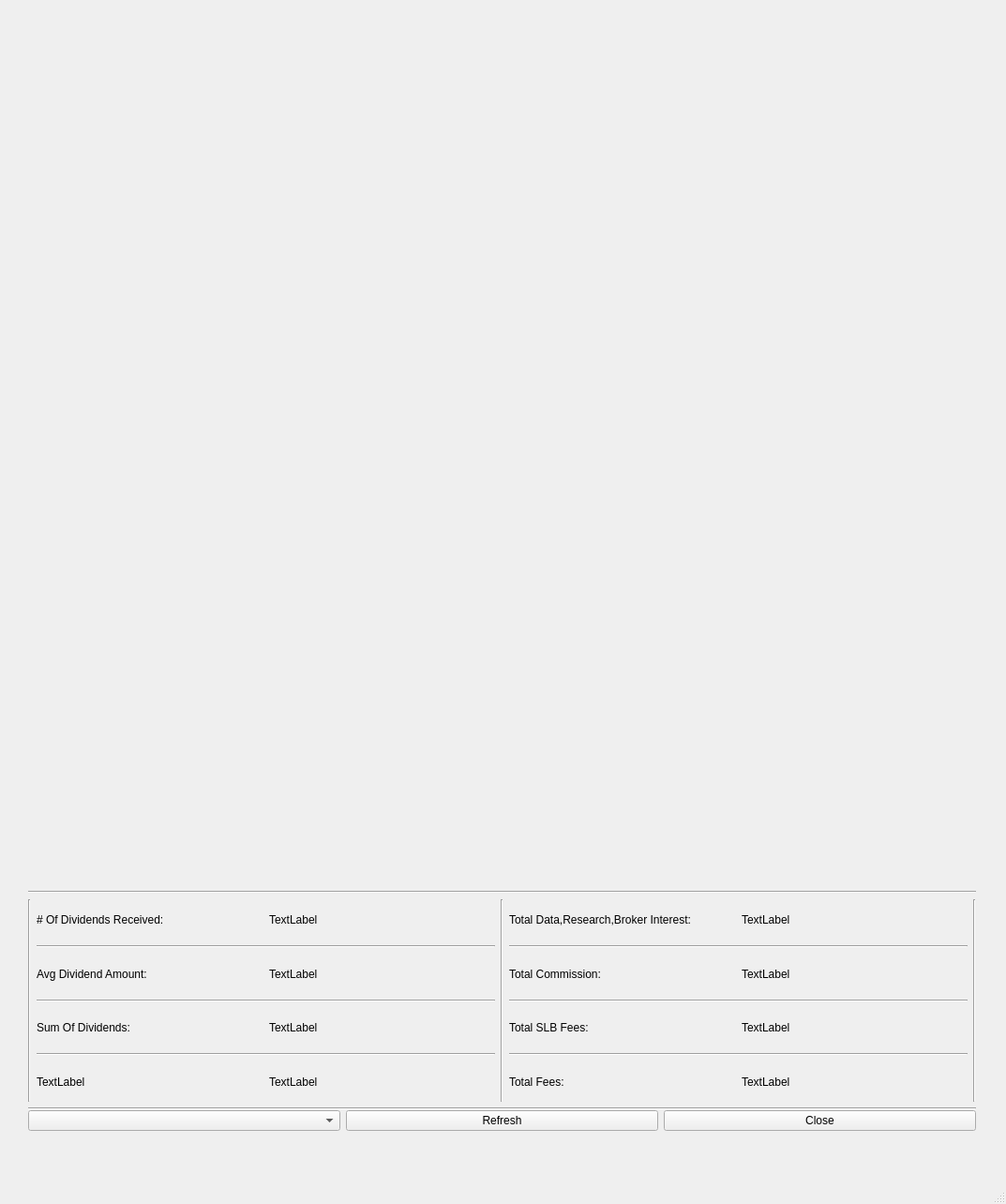
<?xml version="1.0" encoding="UTF-8"?>
<ui version="4.0">
 <class>portfolio_divs</class>
 <widget class="QMainWindow" name="portfolio_divs">
  <property name="geometry">
   <rect>
    <x>0</x>
    <y>0</y>
    <width>1073</width>
    <height>1284</height>
   </rect>
  </property>
  <property name="windowTitle">
   <string>Portfolio Dividends</string>
  </property>
  <widget class="QWidget" name="centralwidget">
   <widget class="QWidget" name="horizontalLayoutWidget">
    <property name="geometry">
     <rect>
      <x>30</x>
      <y>1160</y>
      <width>1011</width>
      <height>71</height>
     </rect>
    </property>
    <layout class="QHBoxLayout" name="horizontalLayout">
     <item>
      <widget class="QComboBox" name="comboBox"/>
     </item>
     <item>
      <widget class="QPushButton" name="refresh_b">
       <property name="text">
        <string>Refresh</string>
       </property>
      </widget>
     </item>
     <item>
      <widget class="QPushButton" name="b_close">
       <property name="text">
        <string>Close</string>
       </property>
      </widget>
     </item>
    </layout>
   </widget>
   <widget class="QWidget" name="layoutWidget">
    <property name="geometry">
     <rect>
      <x>30</x>
      <y>10</y>
      <width>1011</width>
      <height>911</height>
     </rect>
    </property>
    <layout class="QVBoxLayout" name="verticalLayout">
     <item>
      <layout class="QGridLayout" name="gridLayout"/>
     </item>
    </layout>
   </widget>
   <widget class="QWidget" name="gridLayoutWidget">
    <property name="geometry">
     <rect>
      <x>30</x>
      <y>950</y>
      <width>1011</width>
      <height>234</height>
     </rect>
    </property>
    <layout class="QGridLayout" name="gridLayout_2">
     <item row="7" column="5">
      <widget class="QLabel" name="label_6">
       <property name="text">
        <string>TextLabel</string>
       </property>
      </widget>
     </item>
     <item row="7" column="4">
      <widget class="QLabel" name="label_5">
       <property name="text">
        <string>Total Fees:</string>
       </property>
      </widget>
     </item>
     <item row="1" column="2">
      <widget class="QLabel" name="val_1">
       <property name="text">
        <string>TextLabel</string>
       </property>
      </widget>
     </item>
     <item row="0" column="0" colspan="7">
      <widget class="Line" name="line_4">
       <property name="orientation">
        <enum>Qt::Horizontal</enum>
       </property>
      </widget>
     </item>
     <item row="3" column="4">
      <widget class="QLabel" name="key_5">
       <property name="text">
        <string>Total Commission:</string>
       </property>
      </widget>
     </item>
     <item row="2" column="4" colspan="2">
      <widget class="Line" name="line_6">
       <property name="orientation">
        <enum>Qt::Horizontal</enum>
       </property>
      </widget>
     </item>
     <item row="4" column="4" colspan="2">
      <widget class="Line" name="line_8">
       <property name="orientation">
        <enum>Qt::Horizontal</enum>
       </property>
      </widget>
     </item>
     <item row="3" column="5">
      <widget class="QLabel" name="val_5">
       <property name="text">
        <string>TextLabel</string>
       </property>
      </widget>
     </item>
     <item row="1" column="5">
      <widget class="QLabel" name="val_4">
       <property name="text">
        <string>TextLabel</string>
       </property>
      </widget>
     </item>
     <item row="1" column="1">
      <widget class="QLabel" name="key_1">
       <property name="text">
        <string># Of Dividends Received:</string>
       </property>
      </widget>
     </item>
     <item row="5" column="5">
      <widget class="QLabel" name="val_6">
       <property name="text">
        <string>TextLabel</string>
       </property>
      </widget>
     </item>
     <item row="4" column="1" colspan="2">
      <widget class="Line" name="line_7">
       <property name="orientation">
        <enum>Qt::Horizontal</enum>
       </property>
      </widget>
     </item>
     <item row="3" column="2">
      <widget class="QLabel" name="val_2">
       <property name="text">
        <string>TextLabel</string>
       </property>
      </widget>
     </item>
     <item row="3" column="1">
      <widget class="QLabel" name="key_2">
       <property name="text">
        <string>Avg Dividend Amount:</string>
       </property>
      </widget>
     </item>
     <item row="5" column="4">
      <widget class="QLabel" name="key_6">
       <property name="text">
        <string>Total SLB Fees:</string>
       </property>
      </widget>
     </item>
     <item row="2" column="1" colspan="2">
      <widget class="Line" name="line_5">
       <property name="orientation">
        <enum>Qt::Horizontal</enum>
       </property>
      </widget>
     </item>
     <item row="1" column="4">
      <widget class="QLabel" name="key_4">
       <property name="text">
        <string>Total Data,Research,Broker Interest:</string>
       </property>
      </widget>
     </item>
     <item row="9" column="0" colspan="7">
      <widget class="Line" name="line_9">
       <property name="orientation">
        <enum>Qt::Horizontal</enum>
       </property>
      </widget>
     </item>
     <item row="5" column="2">
      <widget class="QLabel" name="val_3">
       <property name="text">
        <string>TextLabel</string>
       </property>
      </widget>
     </item>
     <item row="5" column="1">
      <widget class="QLabel" name="key_3">
       <property name="text">
        <string>Sum Of Dividends:</string>
       </property>
      </widget>
     </item>
     <item row="6" column="1" colspan="2">
      <widget class="Line" name="line_3">
       <property name="orientation">
        <enum>Qt::Horizontal</enum>
       </property>
      </widget>
     </item>
     <item row="6" column="4" colspan="2">
      <widget class="Line" name="line_11">
       <property name="orientation">
        <enum>Qt::Horizontal</enum>
       </property>
      </widget>
     </item>
     <item row="7" column="1">
      <widget class="QLabel" name="label_7">
       <property name="text">
        <string>TextLabel</string>
       </property>
      </widget>
     </item>
     <item row="7" column="2">
      <widget class="QLabel" name="label_8">
       <property name="text">
        <string>TextLabel</string>
       </property>
      </widget>
     </item>
     <item row="1" column="0" rowspan="7">
      <widget class="Line" name="line_2">
       <property name="orientation">
        <enum>Qt::Vertical</enum>
       </property>
      </widget>
     </item>
     <item row="1" column="3" rowspan="7">
      <widget class="Line" name="line">
       <property name="orientation">
        <enum>Qt::Vertical</enum>
       </property>
      </widget>
     </item>
     <item row="1" column="6" rowspan="7">
      <widget class="Line" name="line_10">
       <property name="orientation">
        <enum>Qt::Vertical</enum>
       </property>
      </widget>
     </item>
    </layout>
   </widget>
  </widget>
  <widget class="QMenuBar" name="menubar">
   <property name="geometry">
    <rect>
     <x>0</x>
     <y>0</y>
     <width>1073</width>
     <height>24</height>
    </rect>
   </property>
  </widget>
  <widget class="QStatusBar" name="statusbar"/>
 </widget>
 <resources/>
 <connections/>
</ui>
